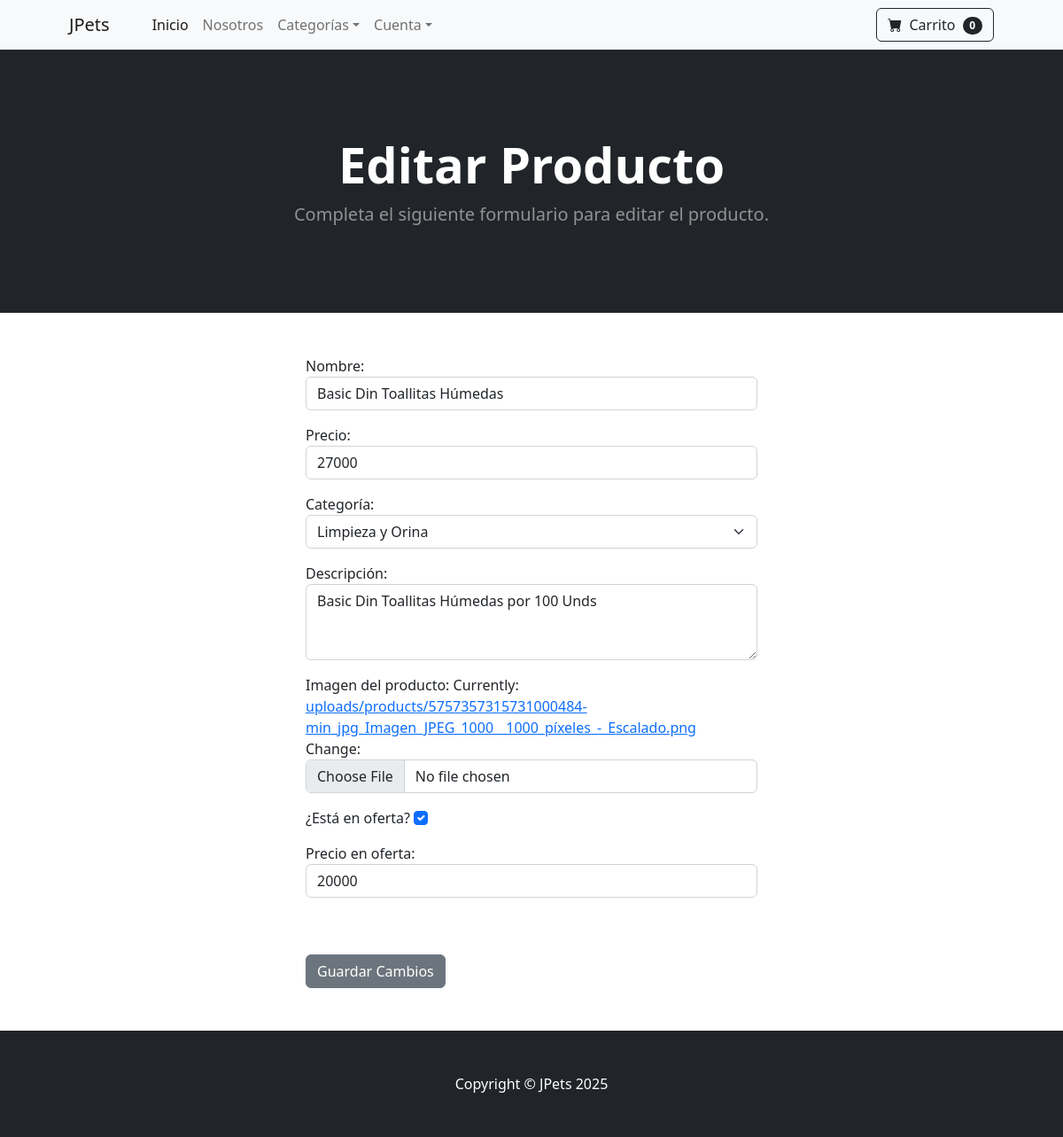
Screenshot of /edit_product/3/ with the database file from the repository.
### store/models.py (models this page shows, shortened)
class Product(models.Model):
    name = models.CharField(max_length=100)
    price = models.IntegerField(default=0)
    category = models.ForeignKey(Category, on_delete=models.CASCADE, default=1)
    description = models.CharField(max_length=350, default='', blank=True, null=True)
    image = models.ImageField(upload_to='uploads/products/')
    is_sale = models.BooleanField(default=False)
    sale_price = models.IntegerField(default=0)

class Category(models.Model):
    name = models.CharField(max_length=50)
    def __str__(self):
        return self.name
    class Meta:
        verbose_name_plural = "Categories"

### store/views.py (the view)
# urls.py: path('edit_product/<int:pk>/', views.edit_product, name='edit_product'),
def edit_product(request, pk):
    product = Product.objects.get(id=pk)
    form = ProductForm(request.POST or None, request.FILES or None, instance=product)
    if form.is_valid():
        form.save()
        messages.success(request, "Producto actualizado correctamente.")
        return redirect('edit_products')
    return render(request, 'edit_product.html', {'form': form, 'product': product})

### cart/cart.py (called while the page is built)
    def __len__(self):
        return len(self.cart)

### cart/context_processors.py (called while the page is built)
def cart(request):
    return {'cart': Cart(request)}

### store/context_processors.py (called while the page is built)
def categories_context(request):
    categories = Category.objects.all()
    return {'categories': categories}

### store/templates/edit_product.html (shortened to what this page needs)
{% extends 'base.html' %}
{% block content%}
<header class="bg-dark py-5">
    <div class="container px-4 px-lg-5 my-5">
        <div class="text-center text-white">
            <h1 class="display-4 fw-bolder">Editar Producto</h1>
            <p class="lead fw-normal text-white-50 mb-0">Completa el siguiente formulario para editar el producto.</p>
        </div>
    </div>
</header>
<div class="container px-4 px-lg-5 my-5">
    <div class="row justify-content-center">
        <div class="col-md-6">
            <form method="POST" action="{% url 'edit_product' product.id %}" enctype="multipart/form-data">
                {{ form.as_p }}
                <br/><br/>
                <button type="submit" class="btn btn-secondary">Guardar Cambios</button>
            </form>
        </div>
    </div>
</div>
{% endblock %}

### rows the page displays
Product: name "Basic Din Toallitas Húmedas", price "27000", category "Limpieza y Orina", description "Basic Din Toallitas Húmedas por 100 Unds", is_sale "☑", sale_price "20000"

### other values shown
{{ cart|length }} "0"
